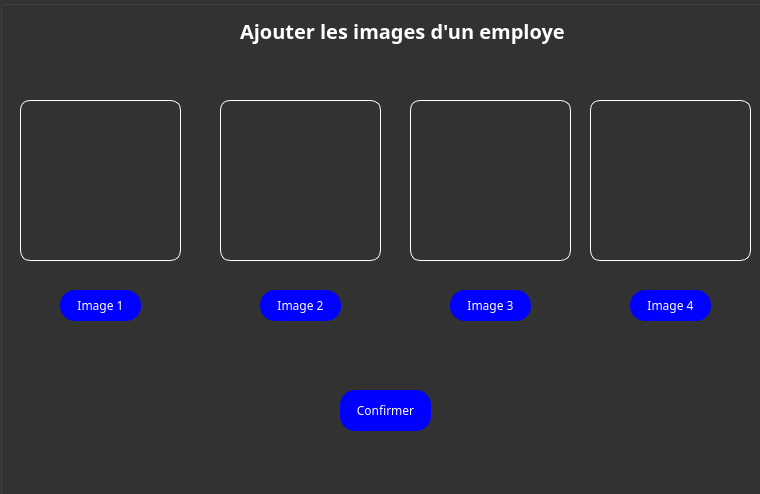
<?xml version="1.0" encoding="UTF-8"?>
<ui version="4.0">
 <class>Images</class>
 <widget class="QWidget" name="Images">
  <property name="geometry">
   <rect>
    <x>0</x>
    <y>0</y>
    <width>760</width>
    <height>494</height>
   </rect>
  </property>
  <property name="windowTitle">
   <string>Form</string>
  </property>
  <property name="styleSheet">
   <string notr="true">#images{
	background:#333;
}
</string>
  </property>
  <widget class="QGroupBox" name="groupBox">
   <property name="geometry">
    <rect>
     <x>0</x>
     <y>0</y>
     <width>761</width>
     <height>501</height>
    </rect>
   </property>
   <property name="styleSheet">
    <string notr="true">#groupBox{
	background:#333;
}

*{
	font-family:Century gothic;

}

QPushButton{
	border-radius:15px;
	background:blue;
	color:white;
}

QPushButton:hover{
	border-radius:15px;
	background:#49ebff;
	color:#333;
}
QLabel{
	border:1px solid white;
	border-radius:10px;
}


</string>
   </property>
   <property name="title">
    <string/>
   </property>
   <widget class="QLabel" name="img1">
    <property name="geometry">
     <rect>
      <x>20</x>
      <y>100</y>
      <width>161</width>
      <height>161</height>
     </rect>
    </property>
    <property name="styleSheet">
     <string notr="true"/>
    </property>
    <property name="text">
     <string/>
    </property>
   </widget>
   <widget class="QPushButton" name="p1">
    <property name="geometry">
     <rect>
      <x>60</x>
      <y>290</y>
      <width>81</width>
      <height>31</height>
     </rect>
    </property>
    <property name="text">
     <string>Image 1</string>
    </property>
   </widget>
   <widget class="QPushButton" name="p2">
    <property name="geometry">
     <rect>
      <x>260</x>
      <y>290</y>
      <width>81</width>
      <height>31</height>
     </rect>
    </property>
    <property name="text">
     <string>Image 2</string>
    </property>
   </widget>
   <widget class="QPushButton" name="p3">
    <property name="geometry">
     <rect>
      <x>450</x>
      <y>290</y>
      <width>81</width>
      <height>31</height>
     </rect>
    </property>
    <property name="text">
     <string>Image 3</string>
    </property>
   </widget>
   <widget class="QPushButton" name="p4">
    <property name="geometry">
     <rect>
      <x>630</x>
      <y>290</y>
      <width>81</width>
      <height>31</height>
     </rect>
    </property>
    <property name="text">
     <string>Image 4</string>
    </property>
   </widget>
   <widget class="QPushButton" name="confirm">
    <property name="geometry">
     <rect>
      <x>340</x>
      <y>390</y>
      <width>91</width>
      <height>41</height>
     </rect>
    </property>
    <property name="text">
     <string>Confirmer</string>
    </property>
   </widget>
   <widget class="QLabel" name="img2">
    <property name="geometry">
     <rect>
      <x>220</x>
      <y>100</y>
      <width>161</width>
      <height>161</height>
     </rect>
    </property>
    <property name="text">
     <string/>
    </property>
   </widget>
   <widget class="QLabel" name="img3">
    <property name="geometry">
     <rect>
      <x>410</x>
      <y>100</y>
      <width>161</width>
      <height>161</height>
     </rect>
    </property>
    <property name="text">
     <string/>
    </property>
   </widget>
   <widget class="QLabel" name="img4">
    <property name="geometry">
     <rect>
      <x>590</x>
      <y>100</y>
      <width>161</width>
      <height>161</height>
     </rect>
    </property>
    <property name="styleSheet">
     <string notr="true">border: 1px solid white;</string>
    </property>
    <property name="text">
     <string/>
    </property>
   </widget>
   <widget class="QLabel" name="label">
    <property name="geometry">
     <rect>
      <x>240</x>
      <y>10</y>
      <width>401</width>
      <height>41</height>
     </rect>
    </property>
    <property name="styleSheet">
     <string notr="true">border:none;
color:white;
font-size:20px;
font:bold;</string>
    </property>
    <property name="text">
     <string>Ajouter les images d'un employe</string>
    </property>
   </widget>
  </widget>
 </widget>
 <resources/>
 <connections/>
</ui>
